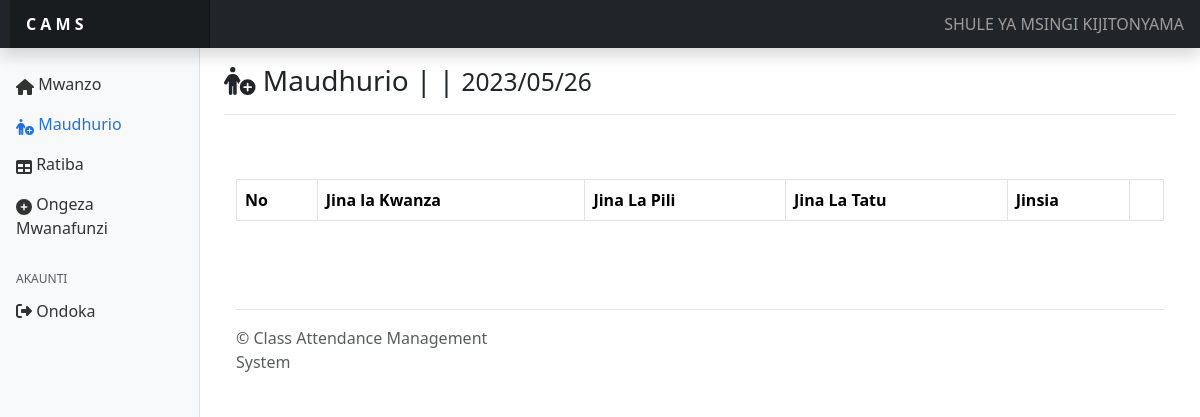
Page /classteacher/?attendance (signed in) on the earlier database version.
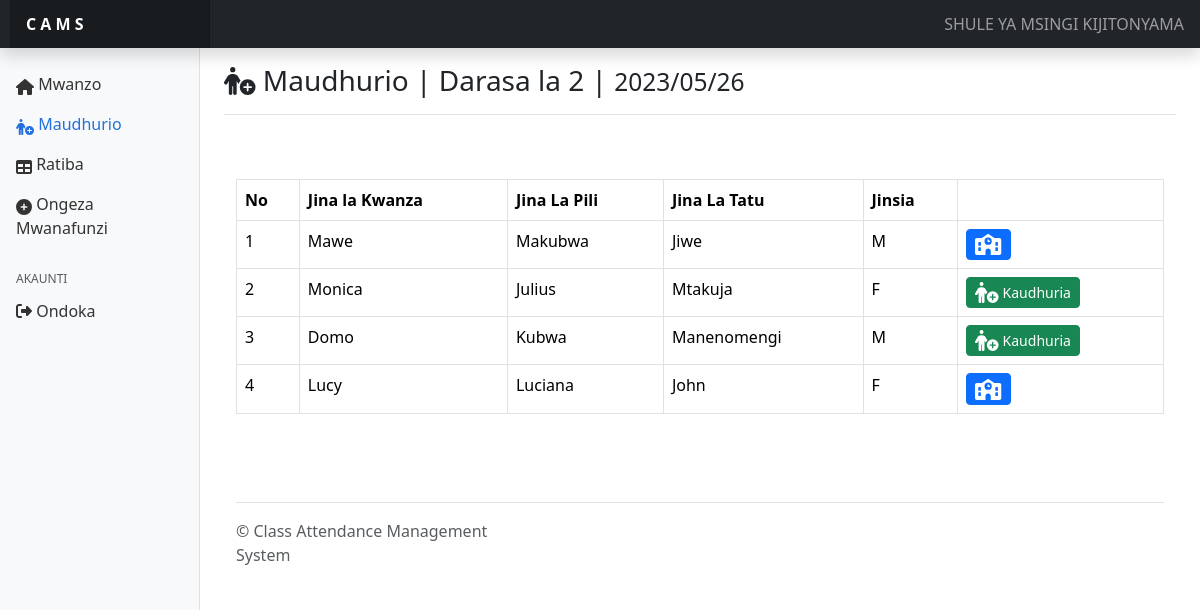
Same page on the later database version.
### tables this page shows
CREATE TABLE `classes` (
  `class_id` int(11) NOT NULL,
  `name` text NOT NULL
);

CREATE TABLE `students` (
  `student_id` int(11) NOT NULL,
  `firstname` text NOT NULL,
  `secondname` text NOT NULL,
  `lastname` text NOT NULL,
  `gender` text NOT NULL,
  `class_id` int(11) NOT NULL
);

### classteacher/attendance.php (the view, shortened to what this page needs)
<main class="col-md-9 ms-sm-auto col-lg-10 px-md-4">
    <div class="d-flex justify-content-between flex-wrap flex-md-nowrap align-items-center pt-3 pb-2 mb-3 border-bottom">
        <h5 class="h3"><i class="fa-solid fa-person-circle-plus"></i> Maudhurio | <?= $class_name; ?> | <small><?= date("Y/m/d"); ?></small>
        </h5>
    </div>
    <div class="container table-responsive py-5">
        <table class="table table-bordered table-hover">
            <thead class="thead-dark">
                <tr>
                    <th scope="col">No</th>
                    <th scope="col">Jina la Kwanza</th>
                    <th scope="col">Jina La Pili</th>
                    <th scope="col">Jina La Tatu</th>
                    <th scope="col">Jinsia</th>
                    <th scope="col"></th>
                </tr>
            </thead>
            <tbody>
                <?php
                      $date = date("Y/m/d");
                $get_students = "SELECT * FROM students WHERE class_id='$class_id'";
                $run_students = mysqli_query($con, $get_students);
                $i = 0;
                while ($row_students = mysqli_fetch_array($run_students)) {
                    $first_name = $row_students['firstname'];
                    $i++;
                    $second_name = $row_students['secondname'];
                    $last_name = $row_students['lastname'];
                    $gender = $row_students['gender'];
                    $student_id = $row_students['student_id'];
                    $check = "SELECT * FROM attendance WHERE student_id='$student_id' AND date='$date'";
                    $run = mysqli_query($con,$check);
                    $checked = mysqli_num_rows($run);
                    if($checked >= 1){
                      $link = '<button type="button" class="btn btn-primary btn-sm" data-toggle="modal" data-target="#checkattend"> <i class="fa-solid fa-school fa-xl"></i>
                      </button>';
                    }else{
                     $link = '<a href="../classteacher/?attendance='. $student_id .'" > <button type="button" class="btn btn-success btn-sm" data-toggle="modal" data-target="#checkattend"> <i class="fa-solid fa-person-circle-plus fa-xl"></i>
                      Kaudhuria</button></a>';
                    }
                ?>
                    <tr>
                        <td scope="row"><?= $i; ?></td>
                        <td><?= $first_name ?></td>
                        <td><?= $second_name ?></td>
                        <td><?= $last_name ?></td>
                        <td><?= $gender ?></td>
                        <td><?= $link ?> </td>
                    </tr>
                <?php
                }
                ?>
            </tbody>
        </table>
    </div>

Differences in the rows shown:
added classes: name "Darasa la 2"
added students: firstname "Mawe", secondname "Makubwa", lastname "Jiwe", gender "M"
added students: firstname "Monica", secondname "Julius", lastname "Mtakuja", gender "F"
added students: firstname "Domo", secondname "Kubwa", lastname "Manenomengi", gender "M"
added students: firstname "Lucy", secondname "Luciana", lastname "John", gender "F"
